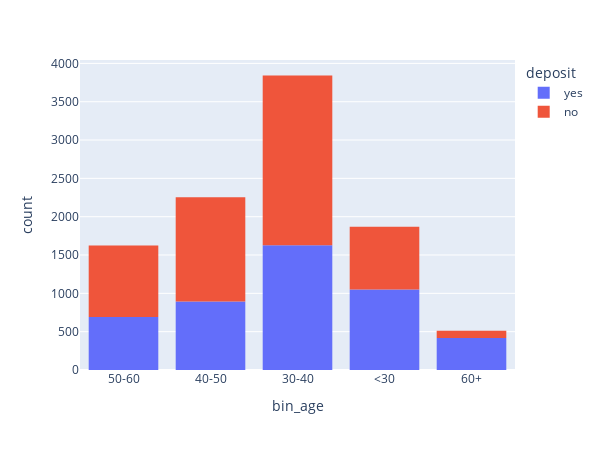

The cell this chart's notebook holds for it:
### Code cell
fig = px.histogram(
    cleaned,
    x='bin_age',
    color = 'deposit',
    width=600,
    height=450)
fig.show()
# Наиболее активные в открытии вкладов в рамках сформированных предложений возрастные группы до 30 лет и 60+

### Figure 1 — Plotly figure (JSON) as saved in the notebook; plotly's stock layout.template omitted (floating-point values rounded to 4 significant figures; data arrays with more than 128 entries replaced by an {"elided": "..."} marker saying what was removed)
{"data": [{"alignmentgroup": "True", "bingroup": "x", "hovertemplate": "deposit=yes<br>bin_age=%{x}<br>count=%{y}<extra></extra>", "legendgroup": "yes", "marker": {"color": "#636efa", "pattern": {"shape": ""}}, "name": "yes", "offsetgroup": "yes", "orientation": "v", "showlegend": true, "type": "histogram", "x": {"elided": "4681 str values"}, "xaxis": "x", "yaxis": "y"}, {"alignmentgroup": "True", "bingroup": "x", "hovertemplate": "deposit=no<br>bin_age=%{x}<br>count=%{y}<extra></extra>", "legendgroup": "no", "marker": {"color": "#EF553B", "pattern": {"shape": ""}}, "name": "no", "offsetgroup": "no", "orientation": "v", "showlegend": true, "type": "histogram", "x": {"elided": "5424 str values"}, "xaxis": "x", "yaxis": "y"}], "layout": {"barmode": "relative", "height": 450, "legend": {"title": {"text": "deposit"}, "tracegroupgap": 0}, "margin": {"t": 60}, "width": 600, "xaxis": {"anchor": "y", "domain": [0, 1], "title": {"text": "bin_age"}}, "yaxis": {"anchor": "x", "domain": [0, 1], "title": {"text": "count"}}}}
